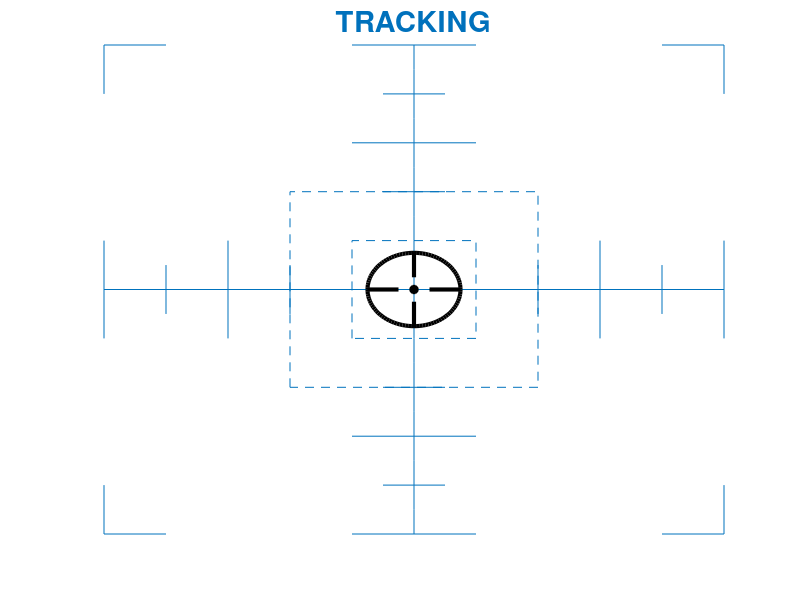

The MATLAB source for this figure:
% function [h_cible,THETA_Force,joy]=Init_TRACK(f)
function Init_TRACK
global MATB_DATA

ColorBar=[0 0.4470 0.7410];
% Grande Transverse
plot(-10:10,zeros(21,1),'color',ColorBar); hold on
plot(zeros(21,1),-10:10,'color',ColorBar)
% Carre Centrale et Granc carre
% plot([-2 -2 2 2 -2],[-2 2 2 -2 -2],'--','color',[0 0.4470 0.7410])
plot([-1 -1 1 1 -1]*2,[-1 1 1 -1 -1]*2,'--','color',[0 0.4470 0.7410])
plot([-1 -1 1 1 -1]*4,[-1 1 1 -1 -1]*4,'--','color',[0 0.4470 0.7410])

% Petite Barre
plot([-2 2],[10 10],'color',ColorBar)
plot([-2 2],[6 6],'color',ColorBar)
plot([-2 2],[-6 -6],'color',ColorBar)
plot([-2 2],[-10 -10],'color',ColorBar)

plot([-1 1],[8 8],'color',ColorBar)
plot([-1 1],[4 4],'color',ColorBar)
plot([-1 1],[-4 -4],'color',ColorBar)
plot([-1 1],[-8 -8],'color',ColorBar)

plot([10 10],[-2 2],'color',ColorBar)
plot([6 6],[-2 2],'color',ColorBar)
plot([-6 -6],[-2 2],'color',ColorBar)
plot([-10 -10],[-2 2],'color',ColorBar)

plot([8 8],[-1 1],'color',ColorBar)
plot([4 4],[-1 1],'color',ColorBar)
plot([-4 -4],[-1 1],'color',ColorBar)
plot([-8 -8],[-1 1],'color',ColorBar)

plot([-10 -10 -8],[8 10 10],'color',ColorBar)
plot([-10 -10 -8],[-8 -10 -10],'color',ColorBar)
plot([10 10 8],[8 10 10],'color',ColorBar)
plot([10 10 8],[-8 -10 -10],'color',ColorBar)

% set(gcf,'position',[   866   284   728   677])
% grid on
axis off
set(gca,'XLimMode','Manual','YLimMode','Manual')

x=0; y=0;
r=1.5;
th = 0:pi/50:2*pi;
xunit = r * cos(th) + x;
yunit = r * sin(th) + y;
h_cr=plot(xunit, yunit,'k','linewidth',3);
h_cx=plot(x,y,'ok','linewidth',1,'markerfacecolor','k');
h_l1=plot([x x],[y+1.5 y+0.5],'k','linewidth',3);
h_l2=plot([x x],[y-1.5 y-0.5],'k','linewidth',3);
h_l3=plot([x+1.5 x+0.5],[y y],'k','linewidth',3);
h_l4=plot([x-1.5 x-0.5],[y y],'k','linewidth',3);
h_cible=[h_cr,h_cx,h_l1,h_l2,h_l3,h_l4];

title('TRACKING','fontsize',21,'color',ColorBar)

% Create joystick variable
ID = 1;
try
    joy=vrjoystick(ID);
catch
    warning('Problem Loading Joystick, be sure 1) its connected and ... 2) that you have the Simulink 3D Animation Toolbox');
    joy=[];
end

MATB_DATA.TRACK.JoystickID=joy;
MATB_DATA.TRACK.ThetaForce=0;
MATB_DATA.TRACK.handleCible=h_cible;







